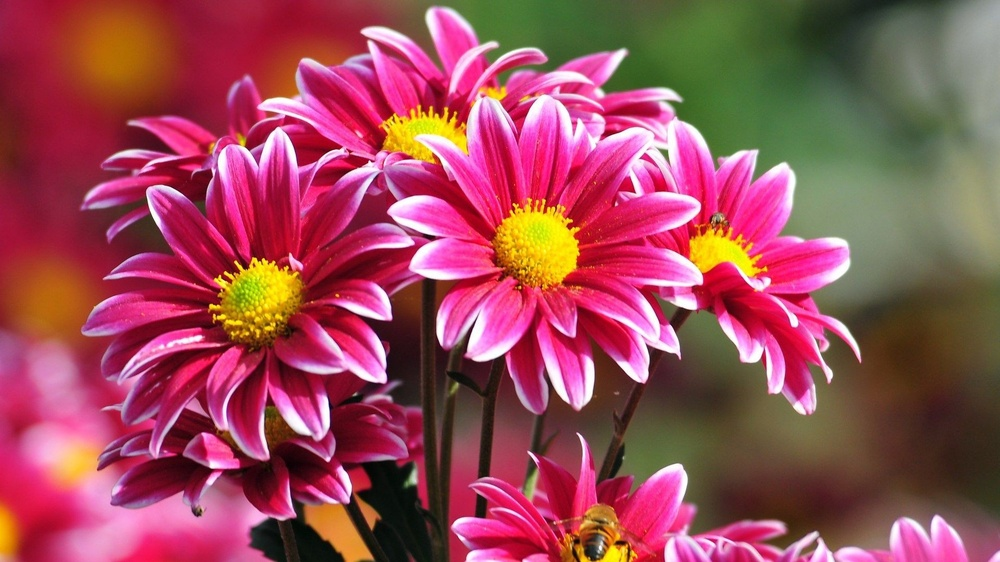
#> input picture image.jpg, 1000 x 562 px, shrunk from 1920 x 1080 before the run, found by its file name
$ python blackhat.py
#> lines starting #> are read from the running program, lines starting #| are printed output that depends on the picture
import cv2
import numpy as np

image = cv2.imread("image.jpg")
#> image is the input picture: shape (562, 1000, 3); mean B, G, R 87.3, 75.4, 154.7

if image is None:
    print("ERROR: Image not found!")
else:
    gray = cv2.cvtColor(image, cv2.COLOR_BGR2GRAY)
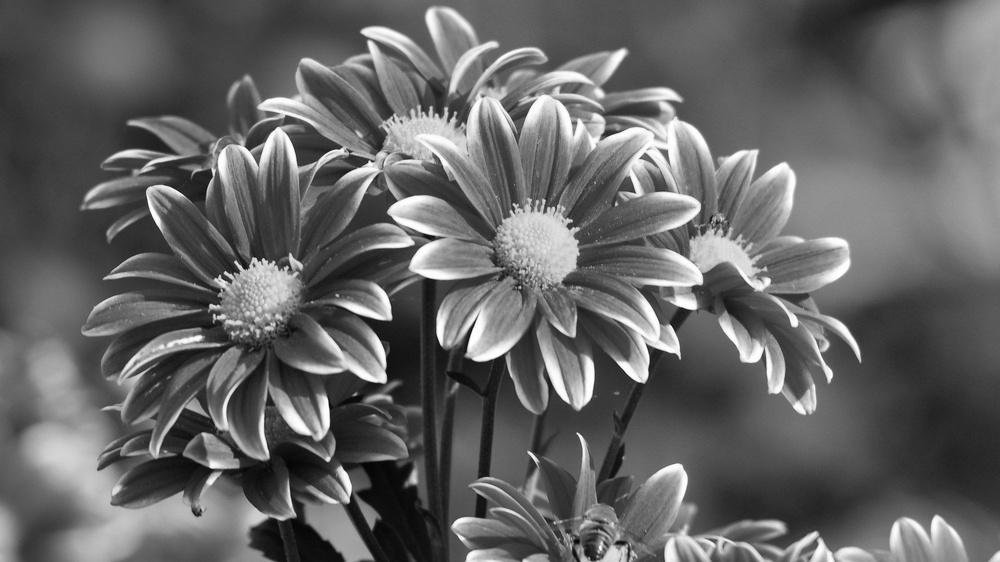
#> gray: shape (562, 1000); min 4, max 255, mean 100.5
    kernel = np.ones((5, 5), np.uint8)

    result = cv2.morphologyEx(gray, cv2.MORPH_BLACKHAT, kernel)
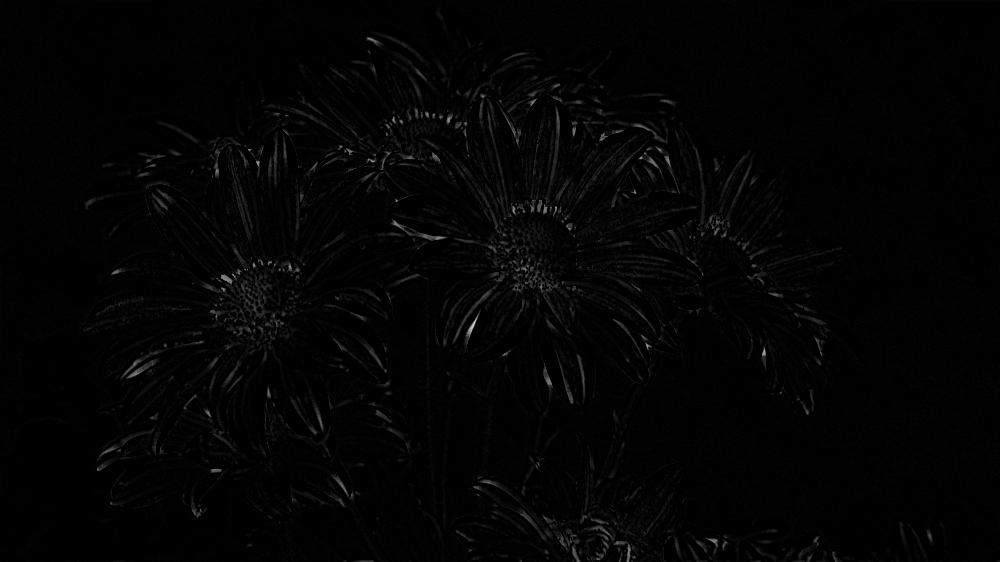
#> result: shape (562, 1000); min 0, max 220, mean 3.3

    cv2.imshow("Original Image", image)
    cv2.imshow("Black Hat Transformation", result)
    cv2.imwrite("blackhat_output.jpg", result)

    cv2.waitKey(0)
    cv2.destroyAllWindows()
